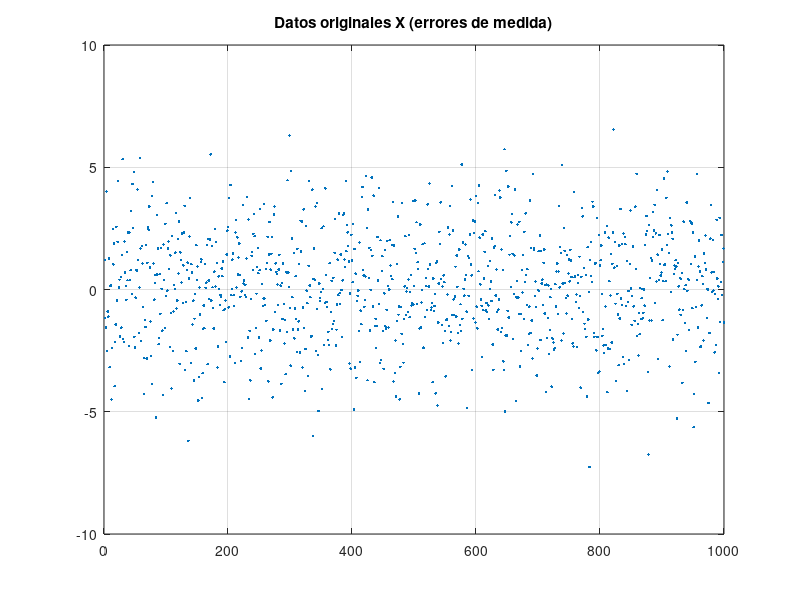
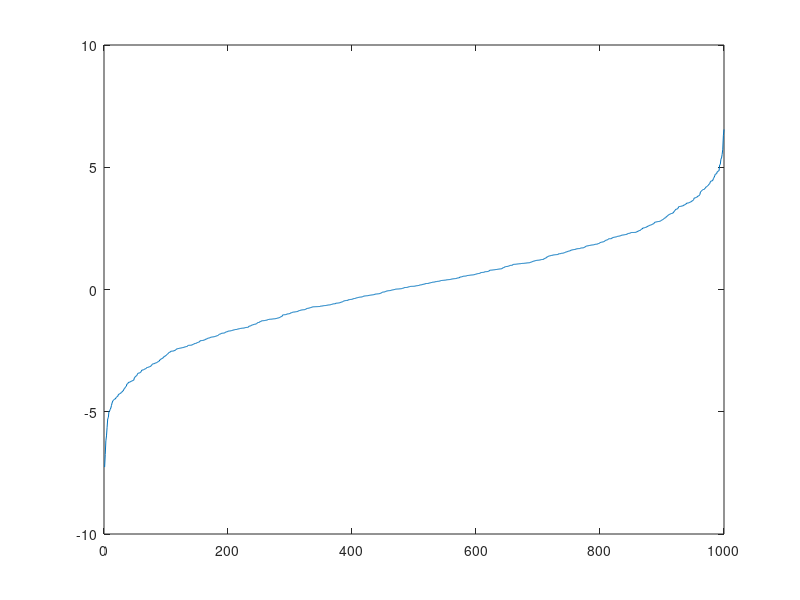
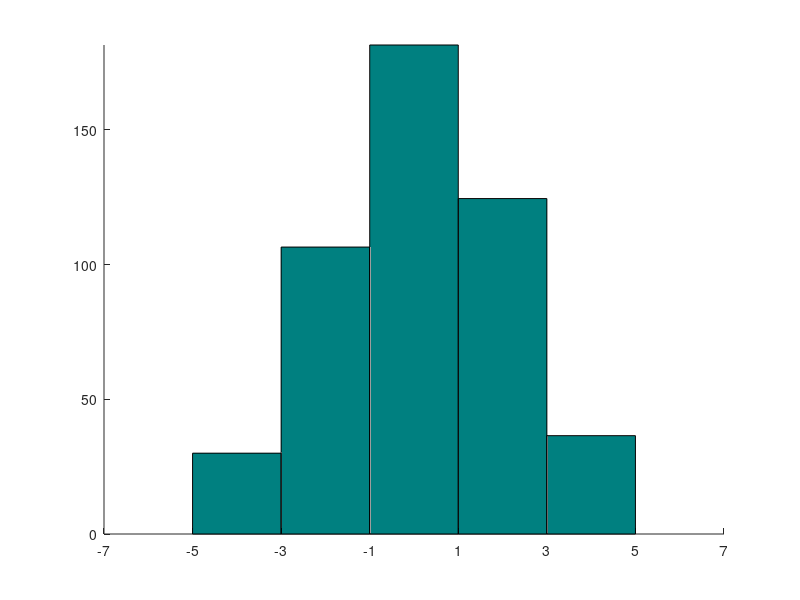
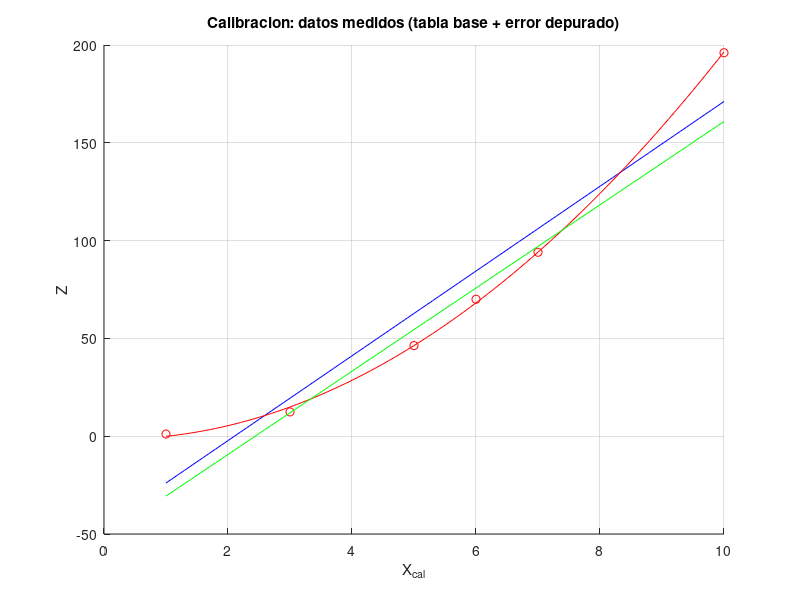

MATLAB code for these plots, in order:
%=====================================================================
% CAPITULO 3. ESTADISTICA DESCRIPTIVA Y CALIBRACION DE MEDIDAS EN TELECOMUNICACIONES
% Matematica computacional para telecomunicaciones.
% Un enfoque practico con Octave y MATLAB.
% Irene Gomez Bueno y Pablo Guerrero Garcia.
%
% Ejecutar desde esta carpeta tras haber ejecutado iniciar.m en la raiz
% del repositorio.
%=====================================================================

%% ---------------------------------------------------
%% Depuracion de errores de medida: datos anomalos
%% ---------------------------------------------------
%================================================
% CAPITULO 3 - Depuracion de outliers
%================================================
clear all; close all; clc; format long;
disp('.............................................')
disp('CAPITULO 3 - Depuracion de outliers')
disp('.............................................')

%Cargamos los datos desde el fichero datos.mat
load datos
whos %Vemos que variables hay definidas
N = length(X);

%Visualizamos los datos originales (errores de medida)
figure(1); plot(X,'.'); grid on;
title('Datos originales X (errores de medida)');

%Ordenamos la muestra para localizar cuartiles
XX = sort(X);
figure(2), plot(XX); %Ordenamos los datos de X en la variable XX usando sort y los dibujamos en la figura 2

%Calculamos cuartiles con una regla discreta simple (con interpolacion)
disp ('Obtengamos los cuartiles')
n1=N*1/4 , n2=N*1/2 , n3=N*3/4 %calculamos cN para c de cada cuartil
nn1=floor(n1), nn2=floor(n2), nn3=floor(n3) %queremos comprobar si cN es un numero natural usando floor
%floor(cN) devuelve el entero inferior a cN truncando

%Calculamos el primer cuartil
if n1 == nn1, Q1=(XX(nn1)+XX(nn1+1))/2, else, Q1=XX(nn1+1), end;
%Calculamos el segundo cuartil , que es la mediana
if n2 == nn2, Me=(XX(nn2)+XX(nn2+1))/2, else, Me=XX(nn2+1), end;
%Calculamos el tercer cuartil
if n3 == nn3, Q3 =(XX(nn3)+XX(nn3+1))/2, else,
Q3=XX(nn3+1), end;

disp('Obtengamos el intervalo para datos no anomalos')
Lmin=Me-3*(Me-Q1); %Calculamos el extremo inferior del intervalo para datos no anomalos del enunciado y lo guardamos en Lmin
Lmax=Me+3*(Q3-Me); %Calculamos el extremo superior del intervalo para datos no anomalos del enunciado y lo guardamos en Lmax
disp('Vamos a buscar los datos no anomalos')
La = find((X > Lmax)|(X < Lmin)); %Utilizamos el comando find para filtrar los datos de X menores que Lmin o los mayores de Lmax
L = find((X <= Lmax)&(X >= Lmin)); %Utilizamos el comando find para filtrar los datos de X mayores o iguales que Lmin y menores o iguales que Lmax (es decir, los contenidos en el intervalo del enunciado)

Y=X(L); %Creamos la variable Y con los datos de X no anomalos (los que pertenecen al intervalo del enunciado)
Ny = length(Y);

disp('Numero de outliers eliminados: ')
length(La)

%Comparamos media y varianza (varianza poblacional: divisor N)
mediaX = mean(X);
varX   = var(X,1);

mediaY = mean(Y);
varY   = var(Y,1);

disp('Comparacion [media varianza]: filas (X, Y)')
[mediaX, varX;
 mediaY, varY]

%Ojo: al no tener mismas medias, no basta con ver quien tiene mas desviacion tipica (hay que calcular coeficientes de variacion, con la salvedad de que hay positivos y negativos)

%% ---------------------------------------------------
%% Caracterizacion estadistica del error
%% ---------------------------------------------------
disp('.............................................')
disp('CAPITULO 3 - Caracterizacion estadistica')
disp('.............................................')

%-----------------------------
%(A) Medidas SIN agrupar sobre Y
%-----------------------------
disp('--- Medidas sin agrupar (Y) ---')

YY = sort(Y);
Ny = length(Y);

%Cuartiles discretos (misma regla que en la depuracion de outliers)
n1 = Ny/4;  n2 = Ny/2;  n3 = 3*Ny/4;
nn1 = floor(n1); nn2 = floor(n2); nn3 = floor(n3);
if n1 == nn1, Q1Y = (YY(nn1)+YY(nn1+1))/2; else, Q1Y = YY(nn1+1); end
if n2 == nn2, MeY = (YY(nn2)+YY(nn2+1))/2; else, MeY = YY(nn2+1); end
if n3 == nn3, Q3Y = (YY(nn3)+YY(nn3+1))/2; else, Q3Y = YY(nn3+1); end

Q1Y, MeY, Q3Y

% Medidas basicas
mediaY = mean(Y);
varY   = var(Y,1); %Varianza
sY     = sqrt(varY);
sesgoY = skewness(Y); %Fisher
curtY  = kurtosis(Y) - 3; %Curtosis

mediaY, varY, sY, sesgoY, curtY

%-----------------------------
% (B) Agrupacion en 7 clases + histograma por densidades
%-----------------------------
disp('--- Medidas agrupadas (7 clases) ---')

disp ('Vamos a agrupar los datos en 7 clases')
n = zeros(1,7); %Agrupemos los datos de Y en 7 clases
%Para ello creamos un vector fila n de 7 componentes con las frecuencias absolutas que inicializamos a cero.
for k = 1:Ny %En un bucle, barremos los datos en Y, vemos a que clase pertenece e incrementamos en uno su frecuencia absoluta
    if Y(k) < -5
      n(1)=n(1)+1;
    elseif Y(k) < -3
      n(2)=n(2)+1;
    elseif Y(k) < -1
      n(3)=n(3)+1;
    elseif Y(k) < 1
      n(4)=n(4)+1;
    elseif Y(k) < 3
      n(5)=n(5)+1;
    elseif Y(k) < 5
      n(6)=n(6)+1;
    else
      n(7)=n(7)+1;
    end
end
n

Li = [-7, -5, -3, -1, 1, 3, 5, 7]; %limites
x  = [-6 -4 -2 0 2 4 6]; %Marcas de clase: para obtener las marcas de clase usamos el criterio de intervalos de amplitud infinita

disp('Calculemos la moda')
a  = diff(Li); h = n./a; %Obtenemos la amplitud de cada clase y su altura en el histograma

function barhistc(limits,heights)
    % (by Pablo Guerrero-Garcia <pablito@ctima.uma.es>, May 2025)
    % (   Dept. Applied Mathematics, University of Malaga, Spain)
    % Version adaptada: recibe todos los extremos de las clases (n+1 valores)
    widths = diff(limits); figure, hold on
    for currect=[limits(1:end-1);zeros(size(heights));widths;heights]
        rectangle('Position',currect','FaceColor',[0 0.5 0.5]);
    end; xticks(limits)
    axis([limits(1) limits(end) 0 min(heights)/2+max(heights)]), hold off
endfunction

barhistc(Li,h), hold on;
%plot(x,h); %Descomentar si quiero el poligono de frecuencias
hold off;
%histograma sin normalizar, i.e., en funcion de ni y no de fi

[val,ind]=max(h) %Obtenemos la clase modal, que es la que tiene mayor altura en el histograma: ind es el indice de la clase modal
d1=h(ind)-h(ind-1), d2=h(ind)-h(ind+1) %Usaremos estas diferencias para calcular la moda
Mo=Li(ind)+a(ind)*d1/(d1+d2) %formula de la moda en el caso continuo

disp('Obtengamos los cuartiles')
n1=Ny/4, n2=Ny/2, n3=3*Ny/4 %Calculamos cN con c=0.25, c=0.5 y c=0.75, para obtener Q1, Q2 y Q3
nac=cumsum(n); [n' nac'] %Con cumsum obtenemos las frecuencias absolutas acumuladas
L=find(n1<nac); ind=L(1); %Cuscamos la primera frecuencia absoluta acumulada que rebasa el valor 0.25N
Q1=Li(ind)+a(ind)*(n1-nac(ind-1))/n(ind) %Aplicamos la formula para obtener Q1
L=find(n2<nac); ind=L(1); %Buscamos la primera frecuencia absoluta acumulada que rebasa el valor 0.5N
Me=Li(ind)+a(ind)*(n2-nac(ind-1))/n(ind) %Aplicamos la formula para obtener Q2=Me (mediana)
L=find(n3<nac); ind=L(1); %Buscamos la primera frecuencia absoluta acumulada que rebasa el valor 0.75N
Q3=Li(ind)+a(ind)*(n3-nac(ind-1))/n(ind) %Aplicamos la formula para obtener Q3

disp('Obtengamos los momentos ordinarios de orden 1 a 4')
m1g=sum(n.*x)/Ny;
m2g=sum(n.*x.^2)/Ny;
m3g=sum(n.*x.^3)/Ny;
m4g=sum(n.*x.^4)/Ny;
disp('Obtengamos los momentos centrales de orden 3 y 4')
mu3g=m3g-3*m2g*m1g+2*m1g^3;
mu4g=m4g-4*m3g*m1g+6*m2g*m1g^2-3*m1g^4;

disp('Calculamos la media de x, la varianza, la desviacion tipica, el coeficiente de asimetria de Fisher y el coeficiente de puntiagudez de Fisher')
mediag=m1g;
varg=m2g-m1g^2;
sg=sqrt(varg);
sesgog=mu3g/sg^3;
curtg=mu4g/sg^4-3;
mediag, varg, sesgog, curtg

disp('obtenemos la desviacion media respecto a su media y media cuadratica de las desviaciones a su media, definiendo la variable dg=x-m1g')
dg =x-m1g;
DMg=sum(n.*abs(dg))/Ny;
MCg=sqrt(sum(n.*dg.^2)/Ny);
DMg, MCg

disp('Comparacion (sin agrupar vs agrupado): [media var sesgo curtosis]')
[mediaY, varY, sesgoY, curtY;
 mediag, varg, sesgog, curtg]

%% ---------------------------------------------------
%% Campana de calibracion
%% ---------------------------------------------------
disp('.............................................')
disp('CAPITULO 3 - Campaña de calibracion + error depurado')
disp('.............................................')

%------------------------------------------------
%Datos base: excitacion controlada y salida ideal
%------------------------------------------------
X_cal = [1 3 5 6 7 10];
Z_base = [0.5 13 47.1 68 95.3 196.5];

%------------------------------------------------
%Medida real: añadimos una fraccion del error depurado Y
%------------------------------------------------
%Usamos las 6 primeras muestras de Y para "contaminar" la calibracion.
%El factor alpha controla el nivel de perturbacion.
alpha = 0.5;
Z=Z_base+alpha*Y(1:6)

%------------------------------------------------
%Diagrama de dispersion (X_cal, Z)
%------------------------------------------------
figure; grid on; hold on;
plot(X_cal, Z, 'ro');
xlabel('X_{cal}'); ylabel('Z');
title('Calibracion: datos medidos (tabla base + error depurado)');

%------------------------------------------------
%Ajuste lineal: z = a + b x
%------------------------------------------------
disp ('Ajuste lineal')
p1 = polyfit(X_cal, Z, 1);     % p1(1)=b, p1(2)=a

disp ('Determinemos la bondad del ajuste')
N = length(X_cal);
%Medias y varianzas
mX= mean(X_cal);
mZ= mean(Z);
vX=sum(X_cal.^2)/N-mX^2; %O bien var(X_cal,1)
vZ=sum(Z.^2)/N-mZ^2; %O bien var(Z,1)
covar=sum(X_cal.*Z)/N-mX*mZ; %Covarianza
r=covar/sqrt(vX*vZ); %Coeficiente de correlacion lineal
Vr=(1-r^2)*vZ; %Varianza residual
disp('Calculo de SSE y coeficiente de determinacion (CDL) caso lineal')
SSEL=N*Vr
CDL=r^2

disp('Ajuste cuadratico')
p2=polyfit(X_cal,Z,2)
%Bondad del modelo
Ze=polyval(p2,X_cal); %Z estimados
e=Z-Ze; %Errores
Ve=var(e,1); %Varianza residual
disp('Calculo de SSE y coeficiente de determinacion caso cuadratico')
SSEC=sum(e.^2)
R2C=1-Ve/vZ

disp('Comparacion (lineal vs cuadratico): [SSE, R2]')
[SSEL, CDL;
 SSEC, R2C]

disp ('Representacion grafica de los ajustes')
hold on
%Generacion de puntos para la grafica
Xpintar = min(X_cal):0.1:max(X_cal);
ZpintarL = polyval(p1,Xpintar);
%Grafica
grid on;
plot(Xpintar,ZpintarL,'b')
ZpintarC = polyval(p2,Xpintar);
plot(Xpintar,ZpintarC,'r')

%Ajuste lineal con pesos
%------------------------------------------------
disp('Ajuste lineal con pesos')

%Pesos: damos mas peso a los puntos centrales (5,6,7)
w=[1 2 4 4 4 1]; %Pesos (a mayor w, mayor importancia)

M=[ones(length(X_cal),1) X_cal(:)] %Matriz del sistema sobredeterminado
Wsqrt=diag(sqrt(w)) %Generamos una matriz diagonal con las raices de los pesos

pw=(Wsqrt*M)\(Wsqrt*Z'); %Resolvemos el sistema sobredeterminado con pesos
aw=pw(1)
bw=pw(2)

Zw=aw+bw*X_cal; %O bien polyval([bw aw],X_cal)
ew=Z-Zw;

SSEw=sum(w.*(ew.^2)); %SSE con pesos

disp('Comparacion de SSE sin y con pesos:')
SSEL, SSEw

%Dibujamos en la misma grafica la recta del ajuste con pesos en verde
Zpintarw = aw+bw*Xpintar; %O bien polyval([bw aw], Xpintar)
plot(Xpintar,Zpintarw,'g')
hold off

%% ---------------------------------------------------
%% Regresion lineal multiple y analisis de correlacion
%% ---------------------------------------------------
disp('.............................................')
disp('CAPITULO 3 - Regresión múltiple y análisis de correlación (RLM y SVD)')
disp('.............................................')

%Partimos de los datos de la campaña de calibracion (6 observaciones) y del error depurado Y
%X_cal, Z  y el error depurado Y
%------------------------------------------------
X_cal=X_cal(:); %Aseguramos vector columna
N=length(X_cal);

%Para usar el error depurado en la simulacion, tomamos 6 valores:
Y6=Y(1:6); %nos quedamos con los 6 primeros valores de Y
Y6=Y6(:); %aseguramos vector columna

%Construimos T y F (variables auxiliares)

%Tiempo discreto de la campaña (6 instantes)
t = (1:N)';

%T: temperatura equivalente (variacion lenta + pequeño ruido)
T=25+2*sin(2*pi*t/N)+0.2*randn(size(t));

%F: deriva/offset equivalente
F=-0.10+0.15*X_cal+0.15*randn(size(t));


disp('Ajuste RLM')
b0 = 0.20; b1 = 1.50; b2 = 0.05; b3 = 0.80; %Parametros de referencia
Z2 = b0 + b1*X_cal + b2*T + b3*F + 0.5*Y6;
M = [ones(N,1) X_cal T F]; %Matriz M del sistema sobredeterminado
beta = M\Z2; %Resolvemos el sistema sobredeterminado con la division a la izquieda

Z2M=M*beta; %valores estimados
eM=Z2-Z2M; %vector de errores

SSE_M=sum(eM.^2); %SSE para el ajuste RLM
VeM=var(eM,1);
R2_M =1-VeM/var(Z2,1); %Coeficiente de determinacion para el ajuste RLM

SSE_M, R2_M


%Covarianzas y correlaciones de D = [Z2, X_cal, T, F]
disp('Covarianzas y correlaciones')
D=[Z2 X_cal T F];
COV=cov(D,1) %matriz de covarianzas
COR=corr(D) %matriz de correlaciones

disp('Matrices centrado--escalada y tipificado--escalada')
mu=mean(D) %vector de medias
sig=std(D,1) %vector de desviaciones tipicas

Dv=(D-ones(N,1)*mu)/sqrt(N); %matriz centrado-escalada (le restamos la media y dividimos entre la raiz de N)
Dr=Dv./(ones(N,1)*sig); %matriz tipificado-escalada (dividimos la matriz centrado-escalada entre las desviaciones tipicas)

%Comprobaciones (deberian dar valores cercanos a 0)
norm(Dv'*Dv - COV)
norm(Dr'*Dr - COR)

disp('Autovalores de covarianzas/correlacions con eig y ordenados')
lambda_cov_eig=sort(eig(COV))
lambda_cor_eig=sort(eig(COR))

disp('Autovalores de covarianzas/correlacions con SVD y ordenados')
[U,S,V]  = svd(Dv);
[U2,S2,V2] = svd(Dr);

lambda_cov_svd=sort(diag(S).^2)
lambda_cor_svd=sort(diag(S2).^2)

%Comparaciones (deberian dar valores cercanos a 0)
norm(lambda_cov_eig-lambda_cov_svd)
norm(lambda_cor_eig-lambda_cor_svd)
